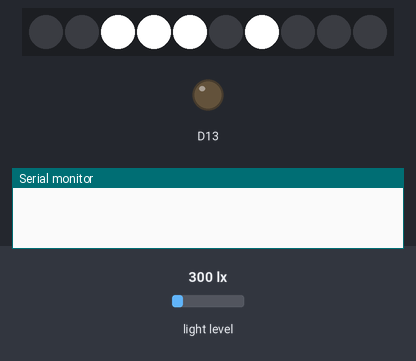
Recording of a sketch running on a simulated Adafruit Circuit Playground Express. Parts: 10 RGB LEDs in strip order, left to right, output pins drawn as LEDs (lit = HIGH), the last lines printed to the serial monitor. The test bench sets the inputs (shaded band); at power-on: light level 300 lx. Random numbers use the default seed unless the sketch sets one.

Above: at 1.13 s.
At 2.1 s:
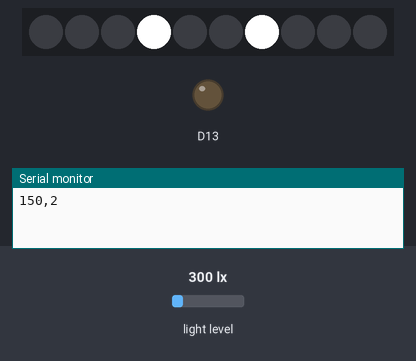
At 4.37 s:
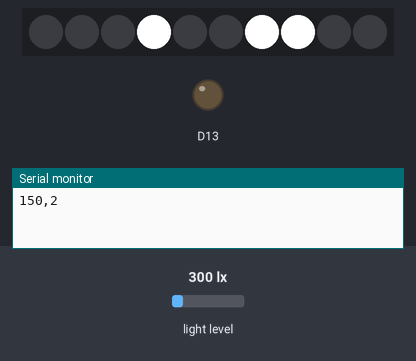
At 13.99 s:
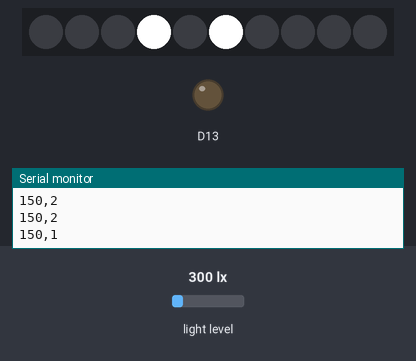
At 26.4 s:
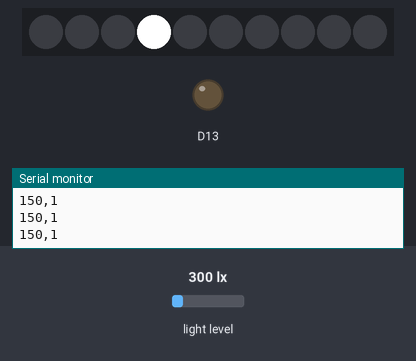
At 38.16 s:
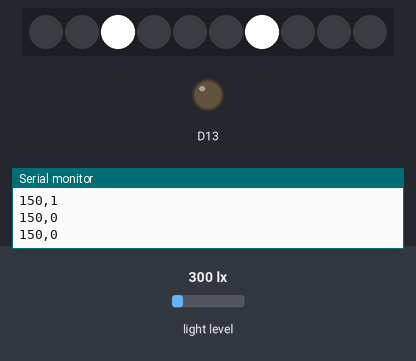

The sketch:

ArtScience_GeneticAlgorithm.ino
```cpp
//Tomas de Camino Beck
//www.funcostarica.org

#include "Chromosome.h"
#include <Adafruit_CircuitPlayground.h>

#define N 20

//crea la poblacion
population pop(N);


void setup() {
  randomSeed(analogRead(A9));
  CircuitPlayground.begin();
  CircuitPlayground.setBrightness(255);
  CircuitPlayground.clearPixels();
  Serial.begin(9600);
  //inicia con una población aleatoria
  pop.mutateChromosomes(0.5, 0);
}

void loop() {

  //aplica recombinación con cromosoma 0 a 2 y los copia en una población
  pop.copyCrossover(2);

  //genera mutaciones en cada gen con
  //probabilidad 0.05
  pop.mutateChromosomes(0.05, 1);

  //evalua
  evaluate();

  //Ordena los cromosomas de mayor a menor fitness
  pop.sort();

  //prende los leds que correspoden al mejor fitness
  setPixels(0);
  Serial.print(CircuitPlayground.lightSensor());
  Serial.print(",");
  Serial.println(pop.countBits(0));


  //espera segundo y medio
  delay(2000);
}

//prende los pixles dependiendo de los bits en el cromosoma
void setPixels(int a) {
  for (int i = 0; i < 8; i++) {
    if (bitRead(pop.chromosome[a], i)) {
      CircuitPlayground.setPixelColor(i + 2, 255, 255, 255);
    } else {
      CircuitPlayground.setPixelColor(i + 2, 0, 0, 0);
    }
  }
}

//Calcula el fitnes basado en la cantidad de luz (maximiza)
//y la cantidad de leds (minimiza)
void fitness(int a) {
  pop.fitness[a] = 0.5 * float(CircuitPlayground.lightSensor()) - 0.5 * float(pop.countBits(a));
}

//Evalua cada cromosoma
void evaluate() {
  for (int i = 0; i < pop.n; i++) {
    setPixels(i);
    //gives LED time to turn on
    delay(100);
    fitness(i);
  }
}
```

Chromosome.h
```cpp
/*Tomas de Camino Beck

  Class Chromosome to use in a genetic algorithm
  It creates a population of chromosomes.  The class
  allows for crhomosome mutation and crossover operations.
  Fitness evaluation has to be programmed in the main code

  Best fit chromosome is assumed to be chromosome 0

  Ussage:
  1. create a objet class chromosome initialize population of n
  2. Create a fitness and evaluation functions (in main code)
  3. use mutation and crossover over class crhomosome
  4. Evaluate fitness
  5. use sort to rank, highest fitness in chromosome 0
  6. Choose best fit (in main code) then loop to 3

  Made for teaching poruposes www.funcostarica.org
*/
//**************Class population*************
class population
{

  public:
    //
    byte* chromosome;
    float* fitness;
    int n; //numero de entradas

    //creates a population of chromosomes
    population(int ind) {
      n = ind;
      chromosome = new byte[n];
      fitness = new float[n];
    }

    //randomize the initial population
    randomize() {
      for (int i = 0; i < n; i++) {
        chromosome[i] = random(255);
      }

    }

    //uses bubble sort, sorting by fitness
    void sort()
    {
      int i, j;
      for (i = 0; i < n - 1; i++) {
        for (j = 0; j < n - i - 1; j++) {
          if (fitness[j] < fitness[j + 1]) {
            //swap fitnes
            float f = fitness[j];
            fitness[j] = fitness[j + 1];
            fitness[j + 1] = f;
            //swap chromosome
            byte ind = chromosome[j];
            chromosome[j] = chromosome[j + 1];
            chromosome[j + 1] = ind;
          }
        }
      }
    }

    //function to read a particular gene of chromosome 0
    byte readGene(int pos) {
      return bitRead(chromosome[0], pos);

    }

    //function to read a particular gene of chromosome ind
    byte readGene(int ind, int pos) {
      return bitRead(chromosome[ind], pos);

    }

    //counts the number of bits ON of chromosome a
    int countBits(int a) {
      byte count = 0;
      for (int i = 0; i < 8; i++)
      {
        count += bitRead(chromosome[a], i);
      }
      return count;
    }

    //** Replicaciton, mutation and crossover functions

    //copy chromosome 0
    copyChromosomes() {
      for (int i = 1; i < n; i++) {
        chromosome[i] = chromosome[0];
      }

    }

    //mutate genes with probability p
    mutateChromosomes(float p) {
      int prop = int(p * 10000);//to use random as rulete
      for (int i = 1; i < n; i++) {
        for (int j = 0; j < 7; j++)
        {
          if (random(10000) < prop)
            //changes bit
            bitWrite(chromosome[i], j, !bitRead(chromosome[i], j));
        }
      }

    }

    //mutate genes with probability p, starting from first
    mutateChromosomes(float p, int first) {
      int prop = int(p * 10000);//to use random as rulete
      for (int i = first; i < n; i++) {
        for (int j = 0; j < 7; j++)
        {
          if (random(10000) < prop)
            //changes bit
            bitWrite(chromosome[i], j, !bitRead(chromosome[i], j));
        }
      }

    }

    //crossover between cromosome a and b
    //returns a new chromosome
    byte crossover(int a, int b) {
      byte cutPos1 = random(4);
      byte cutPos2 = random(4, 7);

      byte indA = chromosome[a];
      for (int i = cutPos1; i < cutPos2; i++)
      {
        bitWrite(indA, i, bitRead(chromosome[b], i));
      }
      return indA;
    }


    //crossover betwwen de first m chromosomes
    //copies the result to the rest of the population
    copyCrossover(int m) {
      int r = 0;
      for (int i = m; i < n; i++) {
        int cA = random(m);
        int cB = random(m);
        chromosome[i] = crossover(cA, cB);
      }

    }


  private:
    //


};
```

Measured:
- what the display in image 1 shows lasts 2.1 s, from 2.1 s to 4.2 s
- what the display in image 2 shows lasts 0.4 s, from 4.2 s to 4.6 s
- what the display in image 4 shows lasts 2.2 s, from 26.3 s to 28.5 s
